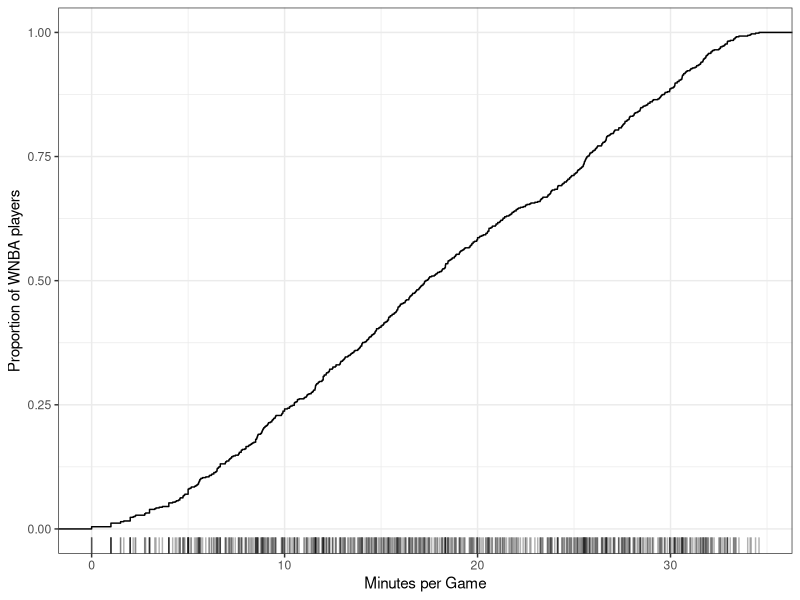

Write the R code that produced this figure.
# PURPOSE: Clean WNBA players
## Error in TOT calculation - for players who played more than 1 team between 2018-2021, take row with most games played

library(tidyverse)
wnba_all_stats_raw <- read_csv("data/wnba_all_stats.csv") #1997-2022

# 2018-2021 seasons
wnba_seasons <- wnba_all_stats_raw %>% 
  select(-contains("link")) %>%  #remove link column
  mutate(mpg = mp/g) %>%  #add mpg column
  filter(grepl("2018|2019|2020|2021", season)) 

#ECDF plot of mpg:

wnba_ecdf <- wnba_seasons %>%  
  ggplot(aes(x = mpg)) + 
  stat_ecdf() +
  geom_rug(alpha = 0.3) +
  theme_bw() +
  labs(x = "Minutes per Game",
       y = "Proportion of WNBA players")

#Eliminating players that played less than 10 mpg and 5 games each season
## Justification: removing players who've played an insignificant amount of time during the season

wnba_all_stats_clean <- wnba_seasons %>% 
  filter(tm != "TOT") %>%  #remove TOT rows
  group_by(player, season) %>%
  filter(mp == max(mp)) %>% 
#if a player played with multiple teams over the course of a season, kept row with most mp 
  filter(mpg > 10, g > 5)

# WRITE CSV
write_csv(wnba_all_stats_clean, "data/wnba_all_stats_clean2.csv")



